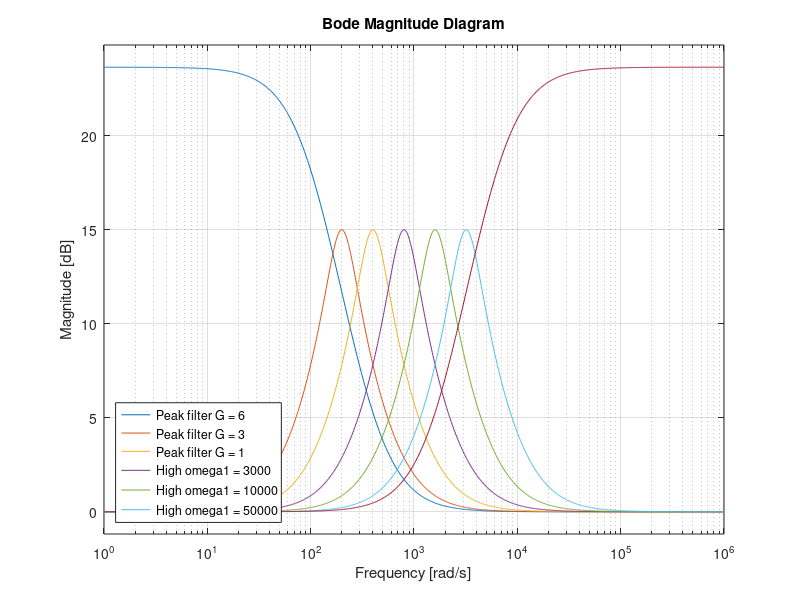
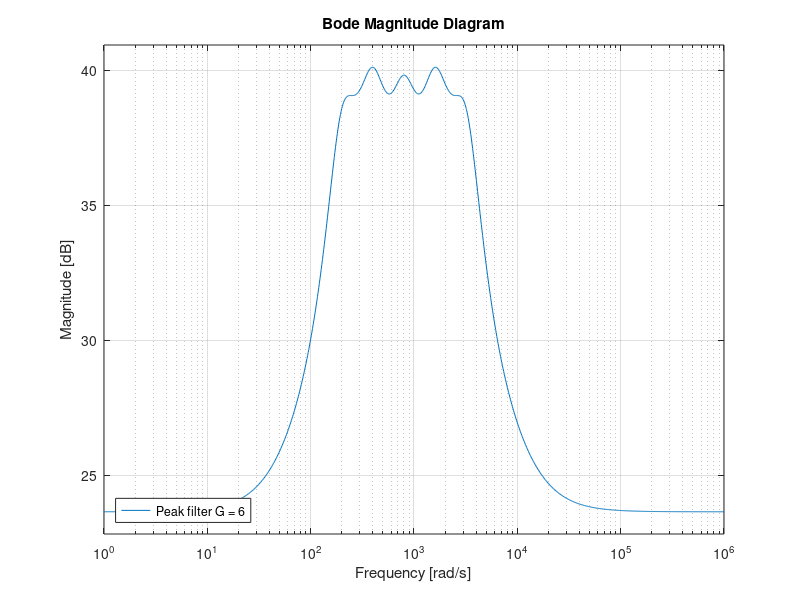

Source code (MATLAB) for these figures, in order:
%% Shelving and peak filters

clear all;

s = tf('s');

%% Shelving filter Low 1
om_zero = 100;
G = 2.9;
Hs_low_1 = 1+G*om_zero/(s+om_zero)
Hs_low = Hs_low_1^2;

%% Shelving filter High 1
om_zero = 1/6400;
%G = 2;
Hs_high_1 = 1+G*om_zero/(1/s+om_zero)
Hs_high = Hs_high_1^2;

% %% Shelving filter low 2
% om_zero = 100;
% G = 2;
% Hs_low_2 = 1+G*om_zero/(s+om_zero)

% %% Shelving filter High 2
% om_zero = 1/10000;
% G = 2;
% Hs_high_2 = 1+G*om_zero/(1/s+om_zero)
% 
% %% Shelving filter low 3
% om_zero = 500;
% G = 2;
% Hs_low_3 = 1+G*om_zero/(s+om_zero)

% %% Shelving filter High 3
% om_zero = 1/50000;
% G = 2;
% Hs_high_3 = 1+G*om_zero/(1/s+om_zero)

%% Peak filter 1
om_zero = 200;
G = 4.6234;
Q = 1.5;
Hs = s/(om_zero*Q);
H_LP = om_zero^2/(s^2+om_zero/Q*s+om_zero^2)
H_BP_1 = 1+G*H_LP*Hs

%% Peak filter 2
om_zero = 400;
G = 4.6234;
%Q = 2;
Hs = s/(om_zero*Q);
H_LP = om_zero^2/(s^2+om_zero/Q*s+om_zero^2)
H_BP_2 = 1+G*H_LP*Hs

%% Peak filter 3
om_zero = 800;
G = 4.6234;
%Q = 2;
Hs = s/(om_zero*Q);
H_LP = om_zero^2/(s^2+om_zero/Q*s+om_zero^2);
H_BP_3 = 1+G*H_LP*Hs;

%% Peak filter 4
om_zero = 1600;
G = 4.6234;
%Q = 2;
Hs = s/(om_zero*Q);
H_LP = om_zero^2/(s^2+om_zero/Q*s+om_zero^2);
H_BP_4 = 1+G*H_LP*Hs;

%% Peak filter 5
om_zero = 3200;
G = 4.6234;
%Q = 2;
Hs = s/(om_zero*Q);
H_LP = om_zero^2/(s^2+om_zero/Q*s+om_zero^2);
H_BP_5 = 1+G*H_LP*Hs;

%% plotting
figure(1)
%bodemag(Hs_low_1,Hs_low_2,Hs_low_3,Hs_high_1,Hs_high_2,Hs_high_3)
bodemag(Hs_low,H_BP_1,H_BP_2,H_BP_3,H_BP_4,H_BP_5,Hs_high)
hold on
grid on
legend('Peak filter G = 6','Peak filter G = 3','Peak filter G = 1','High omega1 = 3000','High omega1 = 10000','High omega1 = 50000','Location','southwest')
% ylabel('Magnitude [dB]')
% xlabel('Frequency [rad/s]')
hold off
%FigureToPDF(gcf,'peak_filter')
H = H_BP_1*H_BP_2*H_BP_3*H_BP_4*H_BP_5*Hs_low*Hs_high;
figure(2)
bodemag(H)
hold on
grid on
legend('Peak filter G = 6','Peak filter G = 3','Peak filter G = 1','High omega1 = 3000','High omega1 = 10000','High omega1 = 50000','Location','southwest')
% ylabel('Magnitude [dB]')
% xlabel('Frequency [rad/s]')
hold off
% FigureToPDF(gcf,'high_shelfing')
done = 1
